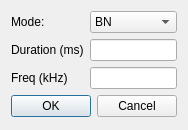
<?xml version="1.0" encoding="UTF-8"?>
<ui version="4.0">
 <class>SoundSettingDialogClass</class>
 <widget class="QDialog" name="SoundSettingDialogClass">
  <property name="geometry">
   <rect>
    <x>0</x>
    <y>0</y>
    <width>187</width>
    <height>130</height>
   </rect>
  </property>
  <property name="windowTitle">
   <string>Change sound setting</string>
  </property>
  <layout class="QVBoxLayout" name="verticalLayout">
   <item>
    <layout class="QGridLayout" name="gridLayout">
     <item row="0" column="0">
      <widget class="QLabel" name="label">
       <property name="text">
        <string>Mode:</string>
       </property>
      </widget>
     </item>
     <item row="0" column="1">
      <widget class="QComboBox" name="modeComboBox">
       <item>
        <property name="text">
         <string>BN</string>
        </property>
       </item>
       <item>
        <property name="text">
         <string>Tone</string>
        </property>
       </item>
      </widget>
     </item>
     <item row="1" column="0">
      <widget class="QLabel" name="label_2">
       <property name="text">
        <string>Duration (ms)</string>
       </property>
      </widget>
     </item>
     <item row="1" column="1">
      <widget class="QLineEdit" name="durLineEdit"/>
     </item>
     <item row="2" column="0">
      <widget class="QLabel" name="label_3">
       <property name="text">
        <string>Freq (kHz)</string>
       </property>
      </widget>
     </item>
     <item row="2" column="1">
      <widget class="QLineEdit" name="freqLineEdit"/>
     </item>
    </layout>
   </item>
   <item>
    <layout class="QHBoxLayout" name="horizontalLayout">
     <item>
      <spacer name="horizontalSpacer">
       <property name="orientation">
        <enum>Qt::Orientation::Horizontal</enum>
       </property>
       <property name="sizeHint" stdset="0">
        <size>
         <width>40</width>
         <height>20</height>
        </size>
       </property>
      </spacer>
     </item>
     <item>
      <widget class="QPushButton" name="okPushButton">
       <property name="text">
        <string>OK</string>
       </property>
      </widget>
     </item>
     <item>
      <widget class="QPushButton" name="cancelPushButton">
       <property name="text">
        <string>Cancel</string>
       </property>
      </widget>
     </item>
    </layout>
   </item>
  </layout>
 </widget>
 <layoutdefault spacing="6" margin="11"/>
 <resources/>
 <connections/>
</ui>
